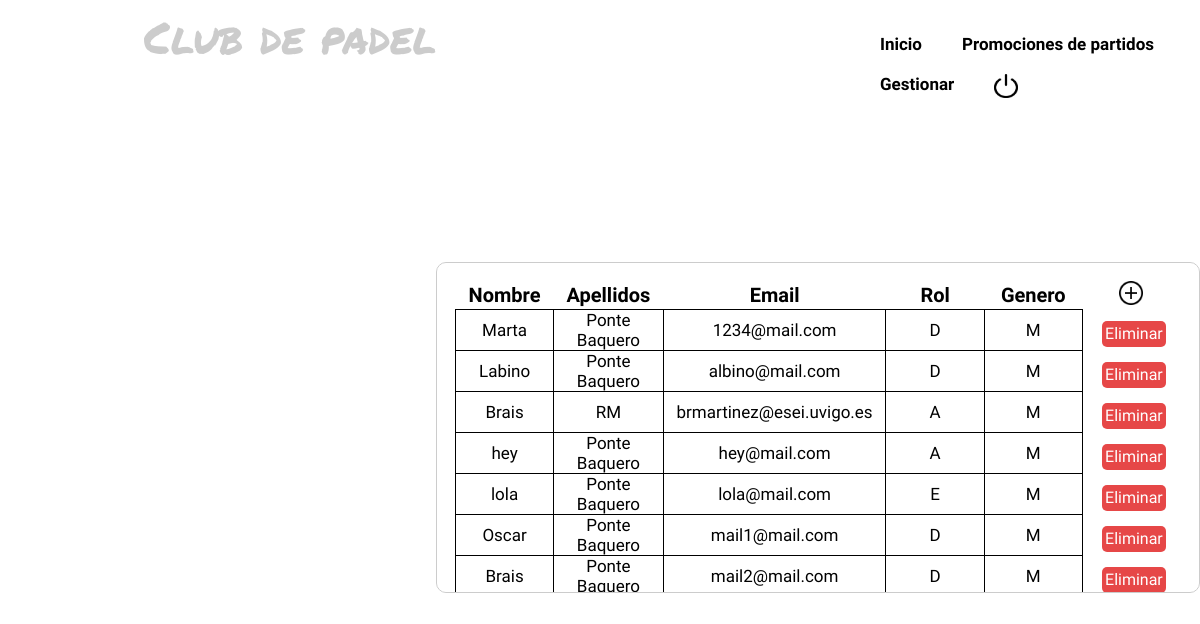
The page /controllers/Usuario_Controller.php (signed in) on the database its author committed.
### tables this page shows
CREATE TABLE `usuarios` (
  `email` varchar(50) NOT NULL,
  `password` varchar(20) NOT NULL,
  `nombre` varchar(20) NOT NULL,
  `apellidos` varchar(30) NOT NULL,
  `rol` char(1) NOT NULL,
  `genero` char(1) NOT NULL
);

### controllers/Usuario_Controller.php (called while the page is built, shortened)
<?php
  include '../models/Usuario_Model.php';
  include '../views/Usuario_Showall_View.php';
  switch ($_REQUEST['action']) {
    default:
      if(!$_POST){
        $USUARIO = new UsuarioModel('','','','','','');
      }else{
        $USUARIO = get_data_form();
      }
      $datos = $USUARIO->SEARCH();
      new UsuarioShowallView($datos);
      break;
  }
?>

### functions/Autenticacion.php (called while the page is built)
<?php
if(!function_exists('isAuthenticated')){
  function isAuthenticated(){
    if(!isset($_SESSION['email'])){
      return false;
    } else{
      return true;
    }
  }
}
 ?>

### models/Usuario_Model.php (called while the page is built, shortened)
<?php
  class UsuarioModel{
    var $email;
    var $password;
    var $nombre;
    var $apellidos;
    var $rol;
    var $genero;
    var $mysqli;
    function __construct($email,$password,$nombre,$apellidos,$rol,$genero){
      $this->email=$email;
      $this->password=$password;
      $this->nombre=$nombre;
      $this->apellidos=$apellidos;
      $this->rol=$rol;
      $this->genero=$genero;
      include_once '../functions/BdAdmin.php';
      $this->mysqli=ConectarBD();
    }
    function SEARCH(){
      $sql="SELECT email, password, nombre, apellidos, rol, genero
        from USUARIOS
        where ((BINARY email LIKE '%$this->email%')
        && (BINARY password LIKE '%$this->password%')
        && (BINARY nombre LIKE '%$this->nombre%')
        && (BINARY apellidos LIKE '%$this->apellidos%')
        && (BINARY rol LIKE '%$this->rol%')
        && (BINARY genero LIKE '%$this->genero%'))";
        if (!($resultado=$this->mysqli->query($sql))){
          return 'Error en la consulta';
        } else {
            return $resultado;
          }
    }
}
 ?>

### functions/BdAdmin.php (called while the page is built, shortened)
<?php
function ConectarBD()
	{
	    $mysqli = new mysqli("localhost", "root", "", "abp23");
		return $mysqli;
	}
?>

### views/Usuario_Showall_View.php (the view, shortened to what this page needs)
<?php
  class UsuarioShowallView{
    function __construct($datos){
      $this->render($datos);
    }
    function render($datos){
      include "../views/Header.php";
 ?>
<table class="tablaUsuarios">
        <tr id="letraUsuarios">
            <th>Nombre</th>
            <th>Apellidos</th>
            <th>Email</th>
            <th>Rol</th>
            <th>Genero</th>
            <th>
              <div>
                <a href="../controllers/Usuario_Controller.php?action=ADD" action="ADD" id = "añadirUsuario"><img src="../img/añadir.png" width="24px" height="24px" ></a>
              </div>
            </th>
        </tr>
<?php
  while($fila = mysqli_fetch_array($datos)){
?>
<tr class="usuariosVisibles">
    <td><?php echo $fila['nombre']?> </td>
    <td><?php echo $fila['apellidos']?> </td>
    <td><?php echo $fila['email']?> </td>
    <td><?php echo $fila['rol']?> </td>
    <td><?php echo $fila['genero']?> </td>
    <td id="columnaEliminar"> <form action="../controllers/Usuario_Controller.php" name ='DELETE'>
            <button class="botonEliminarUsu" name = "action" value = "DELETE">Eliminar</button>
            </form>
    </td>
</tr>
<?php
       }
       ?>
   </table>
<?php
       include "../views/Footer.php";
   }
}
?>

### views/Header.php (shortened to what this page needs)
<!DOCTYPE html>
<html lang="en" dir="ltr">
  <head>
    <link rel="stylesheet" type="text/css" href="../css/styles.css" media="screen" />
  </head>
<?php
include '../functions/Autenticacion.php';
if (!isAuthenticated()) {
  ?>
  <body>
    <div class="nav">
      <div class="tituloPadel">Club de padel</div>
        <nav class="navPrincipio">
          <a href="../controllers/Index_Controller.php">Inicio</a>
          <a href="#">Contacto</a>
        </nav>
    </div>
<?php } else if ($_SESSION['rol'] == 'A'){ ?>
  <body>
    <div class="nav">
        <div class="tituloPadel">Club de padel</div>
        <nav class="navAdmin">
        <ul class="submenu">
          <li><a href="../controllers/Noticias_Controller.php?action=PagPrincipal">Inicio</a></li>
          <li><a href="../controllers/PromocionPartido_Controller.php">Promociones de partidos</a></li>
          <li><a href=""> Gestionar </a>
          </li>
          <li><a id="desconectar" href="../functions/Desconectar.php"> <img src="../img/desconectar.png" width="24px" height="24px" > </a></li>
        </ul>
        </nav>
    </div>
<?php } else if ($_SESSION['rol'] == 'E'){?>
  <body>
    <div class="nav">
      <div class="tituloPadel">Club de padel</div>
        <nav>
          <a href="#">Inicio</a>
          <a href="#">Contacto</a>
          <a id="desconectar" href="../functions/Desconectar.php"> <img src="../img/desconectar.png" width="24px" height="24px" > </a>
        </nav>
    </div>
<?php } ?>

### views/Footer.php (shortened to what this page needs)
</body>
</html>

### css/styles.css (style rules this page uses)
* { margin: 0; padding: 0 }
.nav, .gestionarTitulo { position: absolute; width: 100%; height: 12%; background-color:#fff2; margin-bottom: 20px; overflow-x: hidden; overflow-y: hidden; }
ul { list-style: none; }
.submenu li>a { display: block; color:black; text-decoration: none; padding: 10px 20px; line-height: normal; font-size: 17px; font-weight: bold; -webkit-transition:all 500ms ease; -o-transition:all 0.5s ease; transition:all 0.5s ease; font-family: 'Cuprum', sans-serif; }
.submenu>li { float: left; text-align:center display:inline-block; }
.tituloPadel { font-size: 44px; line-height: 100px; float:left; font-family: 'Permanent Marker', cursive; color: #ccc; margin-left: 12%; top: -12%; position: absolute; }
.navAdmin { float: right; line-height: 100px; margin-right: 2%; position: absolute; top: 24px; left: 860px; }
nav { float: right; line-height: 100px; margin-right: 2%; position: absolute; top: -4%; left: 40%; }
nav a, .navAdmin a { display: inline-block; color:black; text-decoration: none; padding: 10px 20px; line-height: normal; font-size: 17px; font-weight: bold; -webkit-transition:all 500ms ease; -o-transition:all 0.5s ease; transition:all 0.5s ease; font-family: 'Cuprum', sans-serif; }
body { background-image:url(http://www.padellasede.com/wp-content/uploads/2018/04/1TTf_900-1080x675.jpg); background-attachment: fixed; background-repeat: no-repeat; background-size:cover; }
#columnaEliminar, #columnaElLiga, #columnaEditarLiga { border: none; }
.tablaUsuarios { top: 30%; left: 436px; position: absolute; display:inline-block; border: 1.5px solid #ccc; border-radius: 10px; padding: 18px; background-color: #fff4; border-collapse: collapse; overflow:scroll; height:331px; overflow-x: hidden; }
.tablaPromocion th,td { width: 129px; }
.tablaInscribirShowall th,td { width: 200px; }
.usuariosVisibles td, .ofertasVisibles td { width: 10%; }
.tablaUsuarios td, .tablaUsuariosEl td { border: 1px solid black; }
.tablaMisInscripCamp th,td { width: 225px; height: 40px; }
.tablaInscripCamp th,td { width: 200px; }
.tablaNoticiasTodo th,td { width: 150px; }
.botonEliminarUsu { margin-bottom: 0; background: #E64747; color: #fff; border: none; font-size: 16px; border-radius: 5px; padding: 3.5%; margin-top: 8%; float: none; text-align: center; font-family: 'Rajdhani', sans-serif; font-size: 16px; outline: none; margin-left: 5px; }
#letraUsuarios, #letraPromocionAd { font-family: 'Rajdhani', sans-serif; font-size: 20px; }
.usuariosVisibles, #nombresTabEl, .letraOferta, .ofertasVisibles, #letraPromocion, .letraReserva, .tablaNoticiasTodo, .tablaPagoTodo { font-family: 'Rajdhani', sans-serif; font-size: 17px; text-align: center; }

### rows shown on the page
usuarios: nombre "Marta", apellidos "Ponte Baquero", email "1234@mail.com", rol "D", genero "M"
usuarios: nombre "Labino", apellidos "Ponte Baquero", email "albino@mail.com", rol "D", genero "M"
usuarios: nombre "Brais", apellidos "RM", email "brmartinez@esei.uvigo.es", rol "A", genero "M"
usuarios: nombre "hey", apellidos "Ponte Baquero", email "hey@mail.com", rol "A", genero "M"
usuarios: nombre "lola", apellidos "Ponte Baquero", email "lola@mail.com", rol "E", genero "M"
usuarios: nombre "Oscar", apellidos "Ponte Baquero", email "mail1@mail.com", rol "D", genero "M"
usuarios: nombre "Brais", apellidos "Ponte Baquero", email "mail2@mail.com", rol "D", genero "M"
